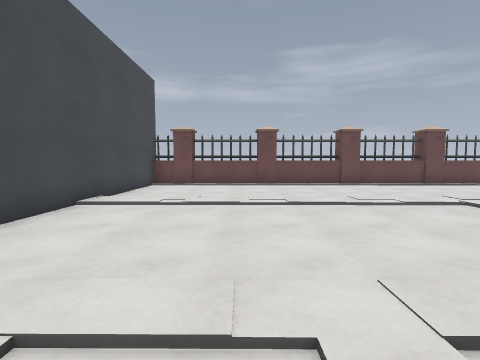
View 1 (above)

20 first-person views from a walk through a 3-D level made in the Godot game engine. The camera is 1.35 m above the floor, tilts 4° down and sees 85° across. The floor is counted in squares, 1.44 m on a side. Each view is taken from the middle of a square. On the plan, view 1 faces up. The plan holds only what a view shows up to about 11 squares ahead; the rest is blank. Surface patterns are stand-ins for the level's own textures.

View 2
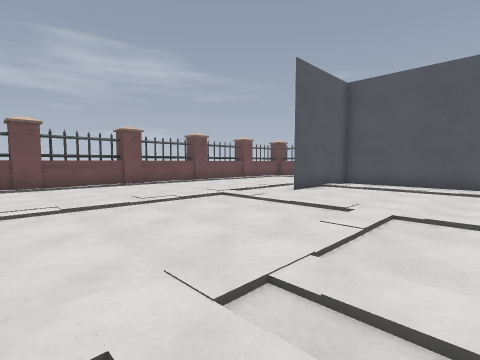

View 3
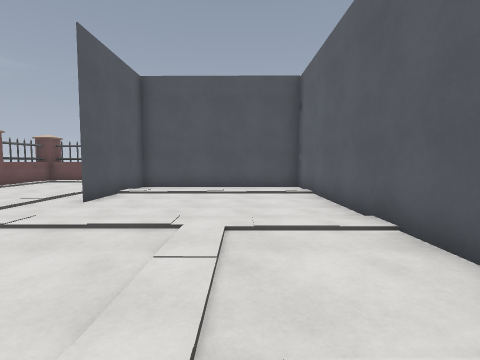

View 4
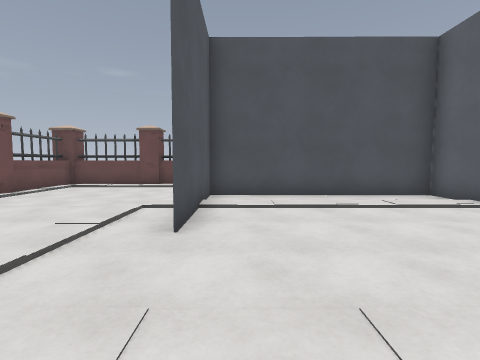

View 5
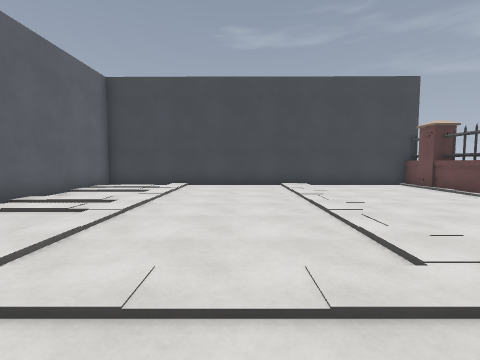

View 6
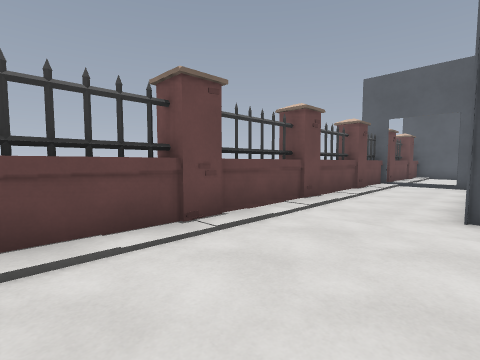

View 7
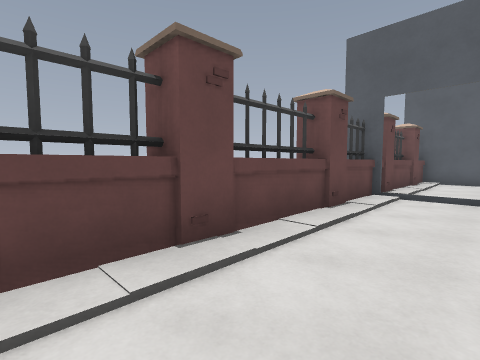

View 8
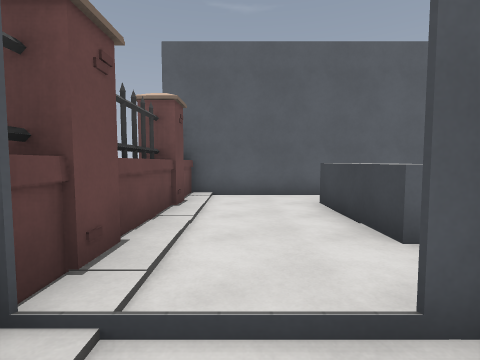

View 9
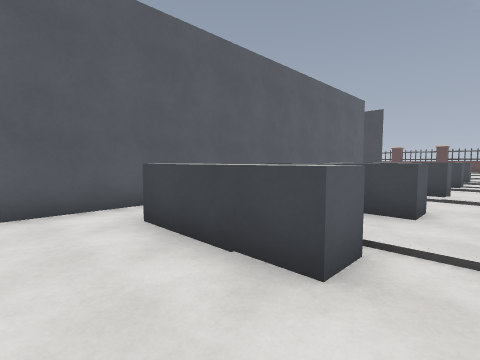

View 10
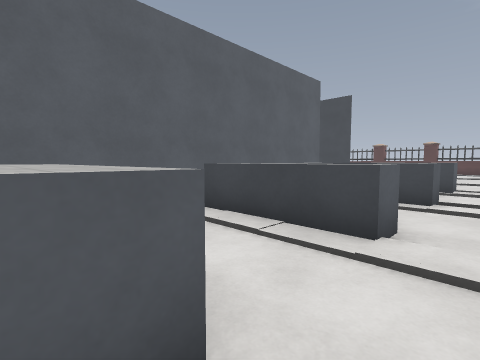

View 11
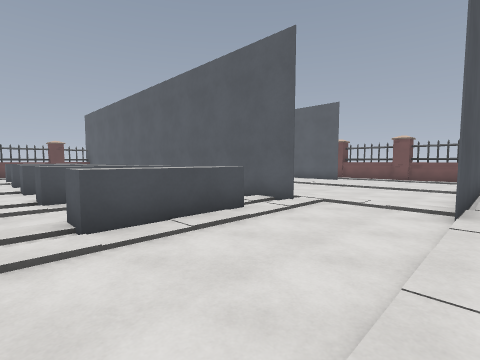

View 12
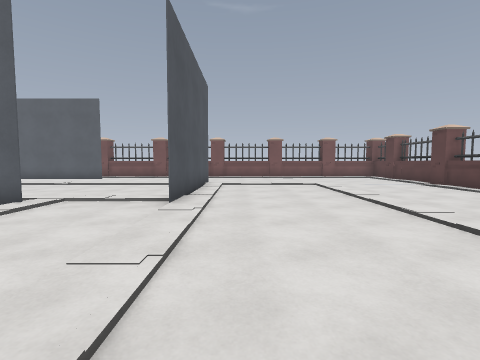

View 13
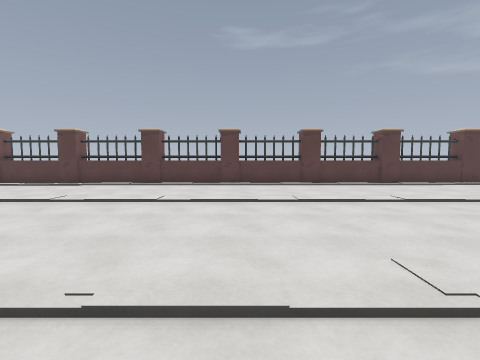

View 14
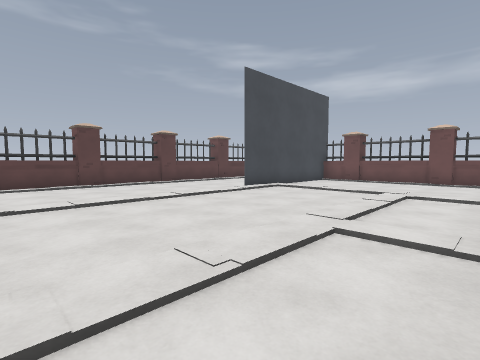

View 15
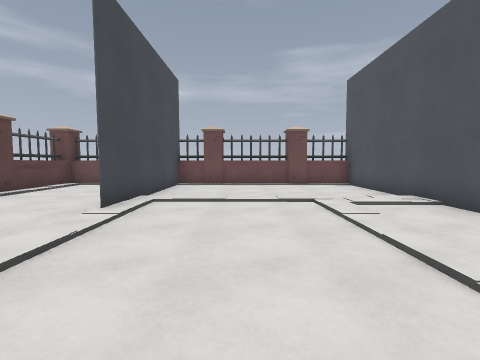

View 16
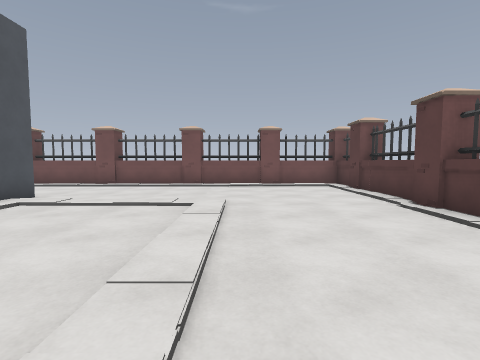

View 17
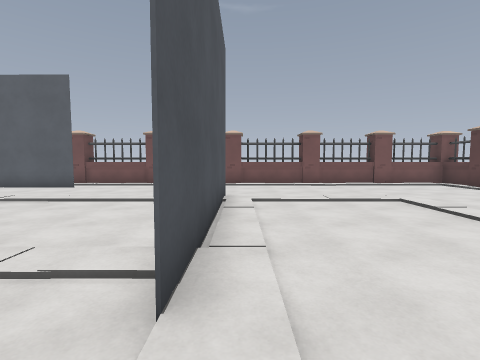

View 18
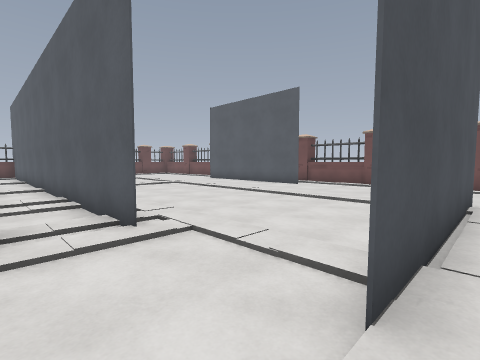

View 19
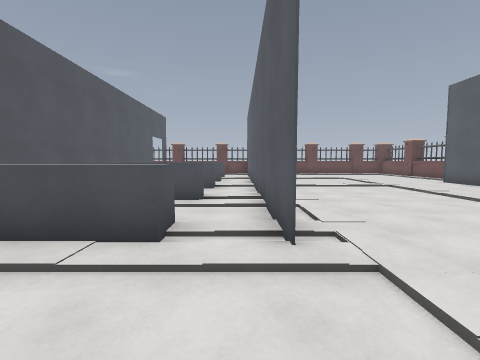

View 20
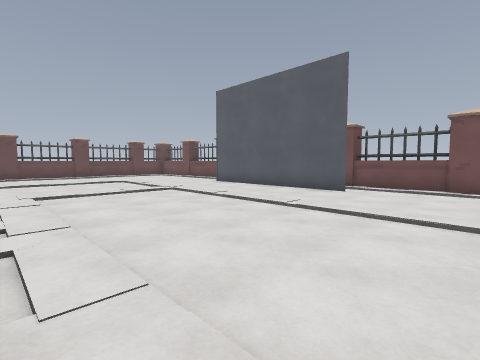

### Floor plan
Key: @ floor where view 1 was taken; # wall or solid block; . floor; / step, stairs or slope; ^ raised ledge.
Columns run from 16 left of view 1 to 15 right of it. Each row starts with its distance up from view 1.
 11 #^^  ^^#^^#^^##^##^#^^#^##^##^##
 10  ^.. #......#..................^
  9  #.. #......#..................#
  8  ^...#......#..................#
  7  ^...#......#..................^
  6  ^...#......#............./....^
  5  ^...#......#...........####...^
  4  #..........#..............#...#
  3  ^..........#..............#...^
  2  #..........#..............#...#
  1  #..........#..............#...#
  0  ^..........#...@..........#...^
 -1  ^..........#################..^
 -2  ^.............................#
 -3  #............^..^...^..^..^...#
 -4  ^............^  ^   ^..^ /^../^
 -5  #............^  ^   ^..^  ^...#
 -6  #............^..^...^ .^  ^...#
 -7  ^.................... ..  ....^
 -8  #.........#..#################^
 -9  #........##............../
-10  ^........#.............../
-11  ^........#...............
-12 ##........#..............
-13  #........#.............
-14  ^.....................
-15  #.....................
-16  #...............######
-17  ^................
-18  ^^^#^^#^^#^^##^##

Where each view was taken, in squares from view 1:
view 1: 0 up, 0 right, facing up
view 2: 0 up, 0 right, facing up-right
view 3: 1 up, 1 right, facing right
view 4: 4 up, 4 right, facing right
view 5: 4 up, 7 right, facing left
view 6: 10 up, 11 right, facing down-right
view 7: 6 up, 12 right, facing down-right
view 8: 0 up, 13 right, facing down
view 9: 2 down, 13 right, facing down-left
view 10: 2 down, 8 right, facing down-left
view 11: 2 down, 6 left, facing down-right
view 12: 2 down, 7 left, facing down
view 13: 2 down, 4 left, facing left
view 14: 2 down, 4 left, facing up-left
view 15: 0 up, 8 left, facing up
view 16: 7 down, 11 left, facing down
view 17: 6 down, 6 left, facing down
view 18: 6 down, 6 left, facing down-right
view 19: 7 down, 5 left, facing right
view 20: 8 down, 3 left, facing down-right
